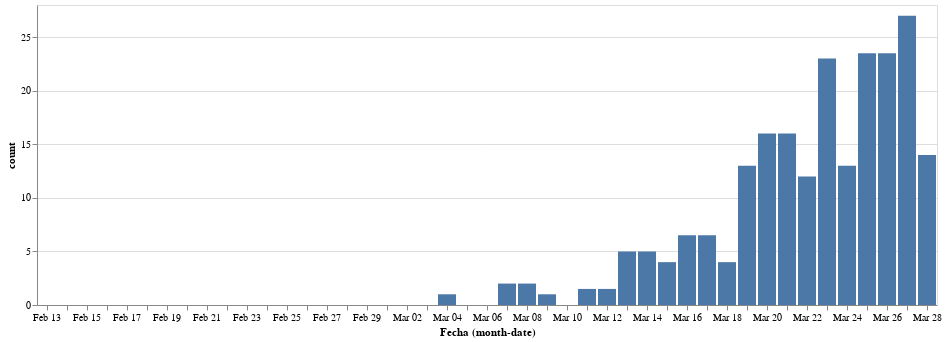

Notebook source saved alongside this figure:
### Code cell
# collapse
df_delta = df-df.shift()
df_delta = pd.DataFrame(df_delta)
df_delta.columns = ['count']
df_delta = df_delta.reset_index()
df_delta = df_delta.fillna(0)
alt.Chart(df_delta).mark_bar().encode(
    x='monthdate(Fecha):O',
    y='count'
)

### Figure 1 — Vega-Lite specification as saved in the notebook (floating-point values rounded to 4 significant figures)
{"config": {"view": {"continuousWidth": 400, "continuousHeight": 300}}, "data": {"name": "data-e0f28f7353bb59c1a8d26fd2966902a9"}, "mark": "bar", "encoding": {"x": {"type": "ordinal", "field": "Fecha", "timeUnit": "monthdate"}, "y": {"type": "quantitative", "field": "count"}}, "$schema": "https://vega.github.io/schema/vega-lite/v4.0.2.json", "datasets": {"data-e0f28f7353bb59c1a8d26fd2966902a9": [{"Fecha": "2020-02-13T00:00:00", "count": 0.0}, {"Fecha": "2020-02-14T00:00:00", "count": 0.0}, {"Fecha": "2020-02-15T00:00:00", "count": 0.0}, {"Fecha": "2020-02-16T00:00:00", "count": 0.0}, {"Fecha": "2020-02-17T00:00:00", "count": 0.0}, {"Fecha": "2020-02-18T00:00:00", "count": 0.0}, {"Fecha": "2020-02-19T00:00:00", "count": 0.0}, {"Fecha": "2020-02-20T00:00:00", "count": 0.0}, {"Fecha": "2020-02-21T00:00:00", "count": 0.0}, {"Fecha": "2020-02-22T00:00:00", "count": 0.0}, {"Fecha": "2020-02-23T00:00:00", "count": 0.0}, {"Fecha": "2020-02-24T00:00:00", "count": 0.0}, {"Fecha": "2020-02-25T00:00:00", "count": 0.0}, {"Fecha": "2020-02-26T00:00:00", "count": 0.0}, {"Fecha": "2020-02-27T00:00:00", "count": 0.0}, {"Fecha": "2020-02-28T00:00:00", "count": 0.0}, {"Fecha": "2020-02-29T00:00:00", "count": 0.0}, {"Fecha": "2020-03-01T00:00:00", "count": 0.0}, {"Fecha": "2020-03-02T00:00:00", "count": 0.0}, {"Fecha": "2020-03-03T00:00:00", "count": 0.0}, {"Fecha": "2020-03-04T00:00:00", "count": 1.0}, {"Fecha": "2020-03-05T00:00:00", "count": 0.0}, {"Fecha": "2020-03-06T00:00:00", "count": 0.0}, {"Fecha": "2020-03-07T00:00:00", "count": 2.0}, {"Fecha": "2020-03-08T00:00:00", "count": 2.0}, {"Fecha": "2020-03-09T00:00:00", "count": 1.0}, {"Fecha": "2020-03-10T00:00:00", "count": 0.0}, {"Fecha": "2020-03-11T00:00:00", "count": 1.5}, {"Fecha": "2020-03-12T00:00:00", "count": 1.5}, {"Fecha": "2020-03-13T00:00:00", "count": 5.0}, {"Fecha": "2020-03-14T00:00:00", "count": 5.0}, {"Fecha": "2020-03-15T00:00:00", "count": 4.0}, {"Fecha": "2020-03-16T00:00:00", "count": 6.5}, {"Fecha": "2020-03-17T00:00:00", "count": 6.5}, {"Fecha": "2020-03-18T00:00:00", "count": 4.0}, {"Fecha": "2020-03-19T00:00:00", "count": 13.0}, {"Fecha": "2020-03-20T00:00:00", "count": 16.0}, {"Fecha": "2020-03-21T00:00:00", "count": 16.0}, {"Fecha": "2020-03-22T00:00:00", "count": 12.0}, {"Fecha": "2020-03-23T00:00:00", "count": 23.0}, {"Fecha": "2020-03-24T00:00:00", "count": 13.0}, {"Fecha": "2020-03-25T00:00:00", "count": 23.5}, {"Fecha": "2020-03-26T00:00:00", "count": 23.5}, {"Fecha": "2020-03-27T00:00:00", "count": 27.0}, {"Fecha": "2020-03-28T00:00:00", "count": 14.0}]}}
